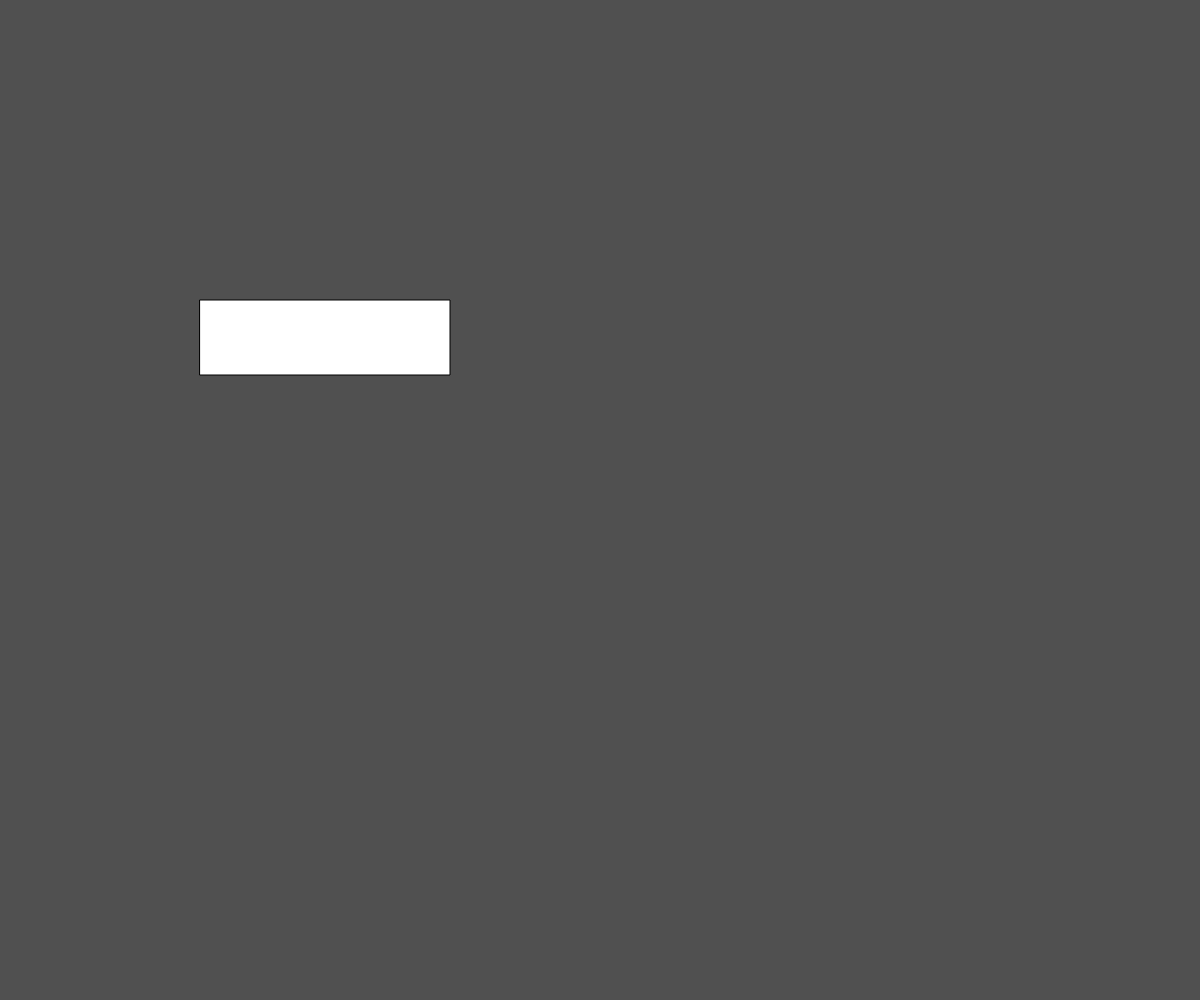
Frame 1 (no input)
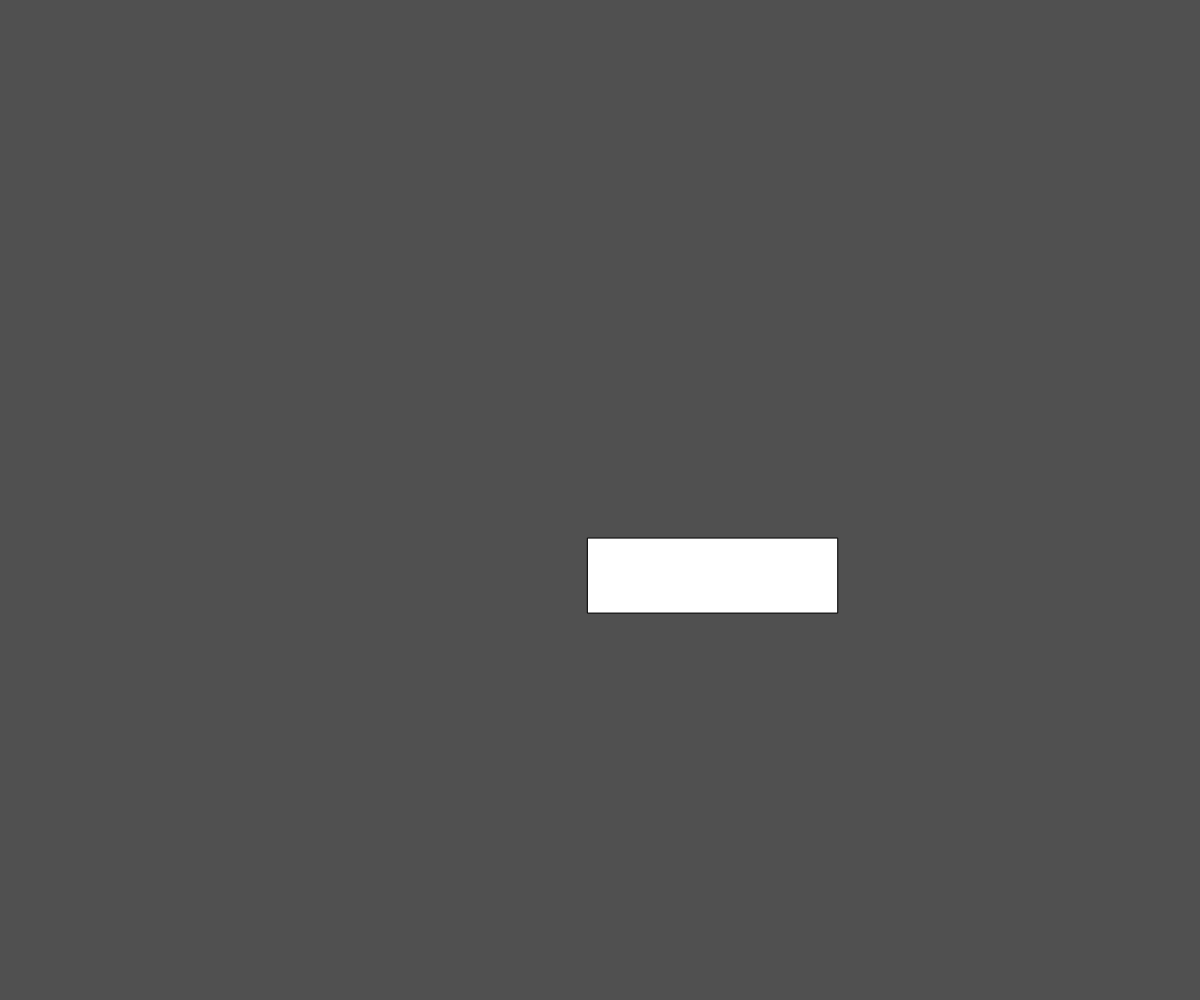
Frame 60 (no input)
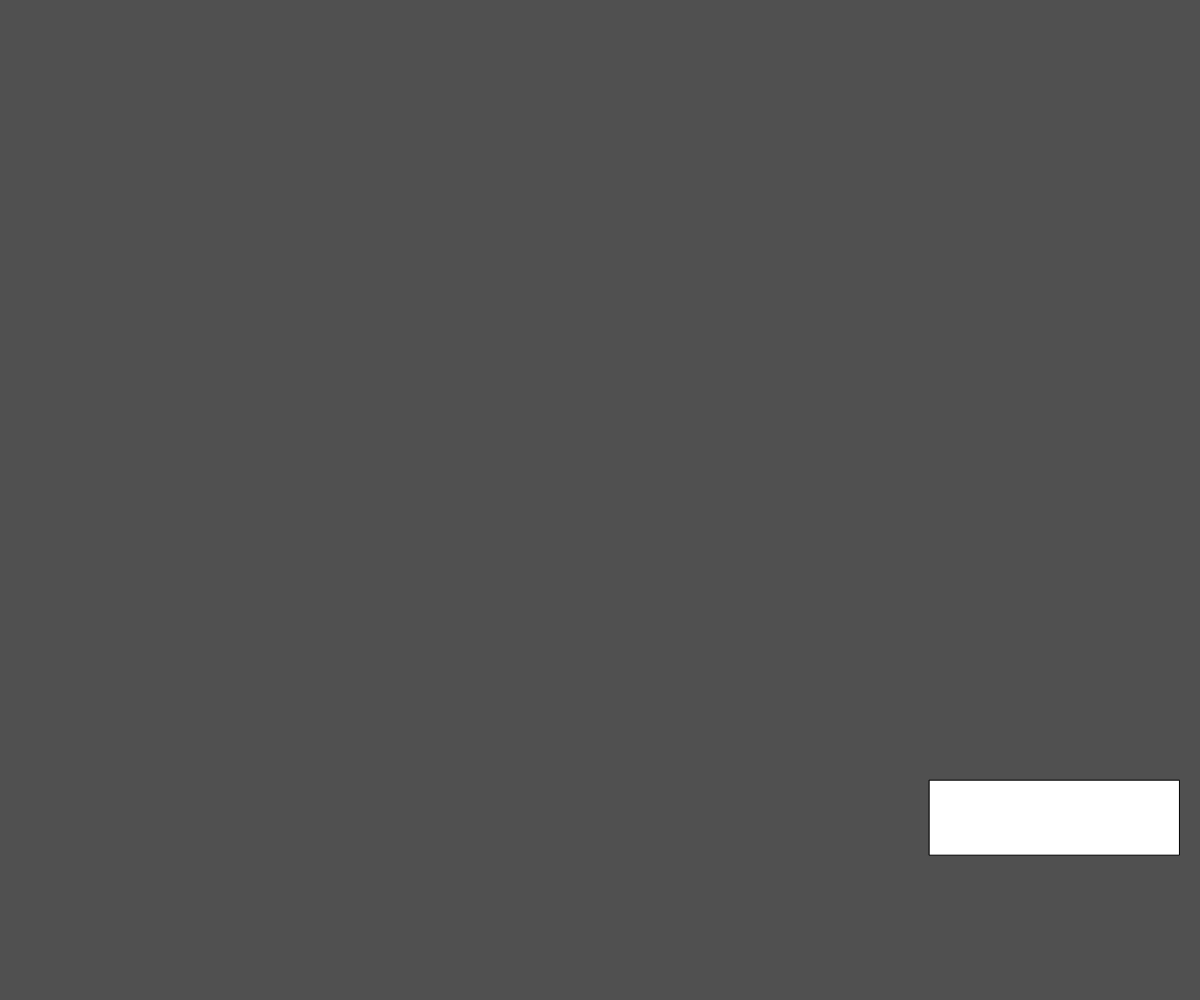
Frame 120 (the mouse pressed at the canvas centre since frame 60)

The p5.js sketch that drew these frames (run headless with seeded random() and noise() and a simulated clock; from frame 60 on, the mouse is pressed at the canvas centre):

// p5.js sketch
// ── sketch.js
let x, y, xSpeed, ySpeed;


function setup() {
  createCanvas(windowWidth, windowHeight);
  x = 200;
  y = 300;
  xSpeed = random(3, 8);
  ySpeed = random(3, 8);
}

//has the square bounce off the edges of the screen
function bounceOff() { 
  x += xSpeed;
  y += ySpeed;
  if (y >= height - 75 || y <= 0) {
    ySpeed = ySpeed * -1;
  }
  else if (x >= width - 250 || x <= 0) {
    xSpeed = xSpeed * -1;
  }
}


function draw() {
  background(80, 80, 80);
  rect(x, y, 250, 75);
  bounceOff();
}
